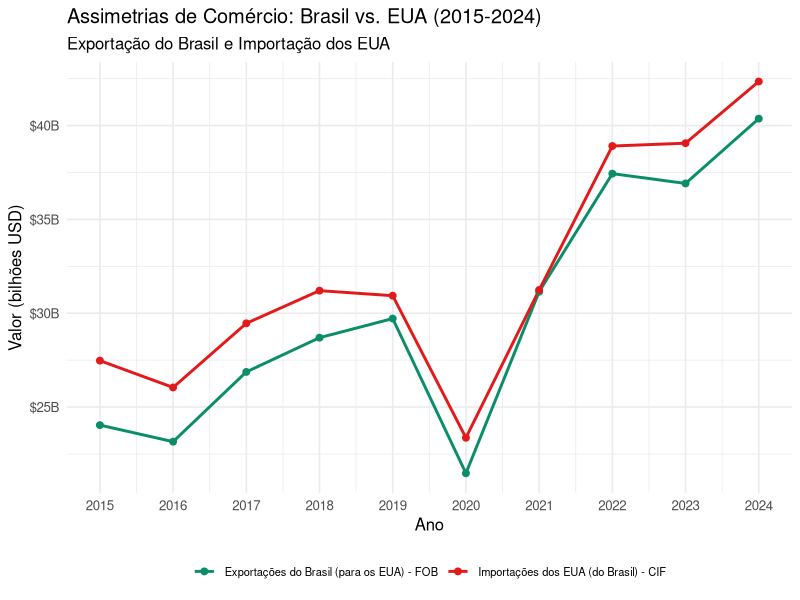
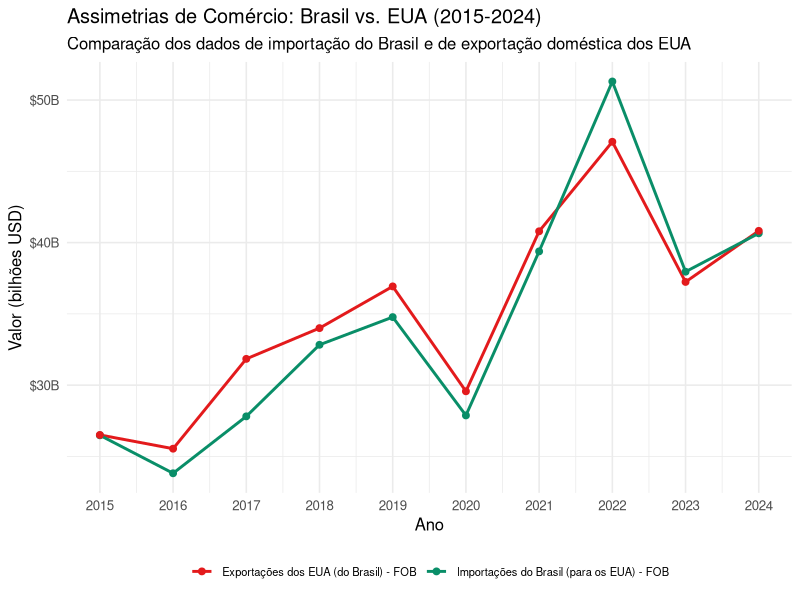
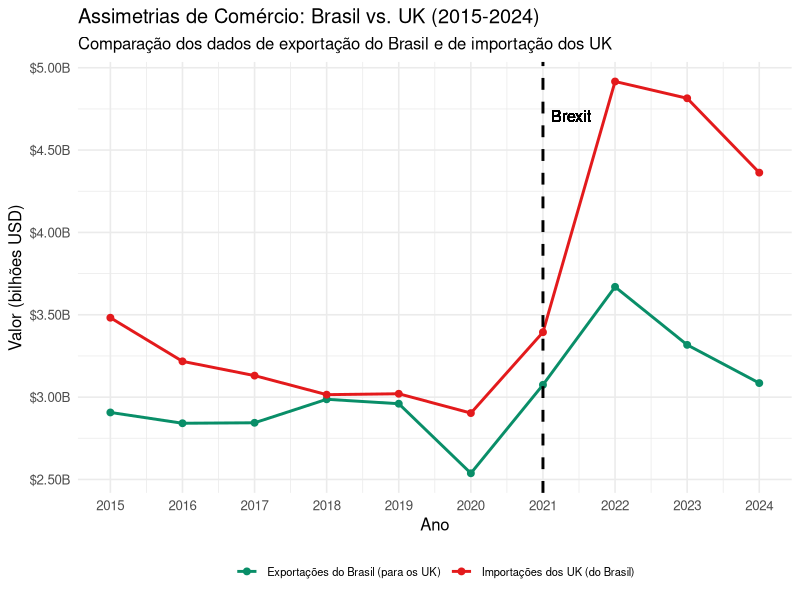
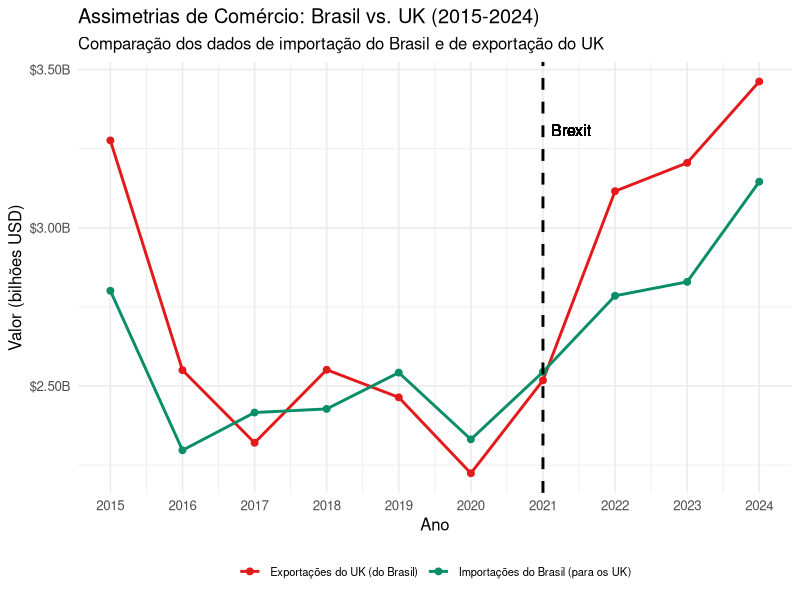

The R source for these figures, in order:
## ---- chunk 1
#| code-fold: true

library(readxl)
library(tidyverse)
library(scales)

exp_br_imp_usa_long <- read_csv2("./data/output/exp_br_imp_usa_long.csv", show_col_types = FALSE)

ggplot(exp_br_imp_usa_long, aes(x = ano, y = valor_bilhoes, color = tipo)) +
  geom_line(linewidth = 1) +
  geom_point(size = 2) +
  scale_color_manual(
    values = c("exp_br" = "#098e68ff", "imp_usa" = "#e31a1c"),
    labels = c(
      "exp_br" = "Exportações do Brasil (para os EUA) - FOB",
      "imp_usa" = "Importações dos EUA (do Brasil) - CIF"
    )
  ) +
  scale_x_continuous(breaks = unique(exp_br_imp_usa_long$ano)) +
  scale_y_continuous(
    labels = scales::dollar_format(prefix = "$", scale = 1, suffix = "B")
  ) +
  labs(
    title = "Assimetrias de Comércio: Brasil vs. EUA (2015-2024)",
    subtitle = "Exportação do Brasil e Importação dos EUA",
    x = "Ano",
    y = "Valor (bilhões USD)",
    color = "Dados"
  ) +
  theme_minimal(base_size = 12) +
  theme(legend.position = "bottom", legend.title = element_blank(), legend.text=element_text(size=8))

## ---- chunk 2
#| code-fold: true

exp_br_imp_usa <- exp_br_imp_usa_long %>%
  pivot_wider(
    names_from = tipo,
    values_from = valor_bilhoes
  )

exp_br_imp_usa_diff <- exp_br_imp_usa %>%
  mutate(diferenca_percentual = ((imp_usa - exp_br) / exp_br) * 100) %>%
  mutate(diferenca_valor = ((imp_usa - exp_br)))

indice_max <- which.max(exp_br_imp_usa_diff$diferenca_percentual)
maior_diferenca <- round(exp_br_imp_usa_diff$diferenca_percentual[indice_max],2)
ano_maior_diferenca <- exp_br_imp_usa_diff$ano[indice_max]



indice_min <- which.min(exp_br_imp_usa_diff$diferenca_percentual)
menor_diferenca <- round(exp_br_imp_usa_diff$diferenca_percentual[indice_min],2)
ano_menor_diferenca <- exp_br_imp_usa_diff$ano[indice_min]

## ---- chunk 3
#| code-fold: true


imp_br_exp_usa_long <- read_csv2("./data/output/imp_br_exp_domestic_usa_long.csv", show_col_types = FALSE)

# Create the plot
ggplot(imp_br_exp_usa_long, aes(x = ano, y = valor_bilhoes, color = tipo)) +
  geom_line(linewidth = 1) +
  geom_point(size = 2) +
  scale_color_manual(
    values = c("imp_br" = "#098e68ff", "exp_usa" = "#e31a1c"),
    labels = c(
      "imp_br" = "Importações do Brasil (para os EUA) - FOB",
      "exp_usa" = "Exportações dos EUA (do Brasil) - FOB"
    )
  ) +
  scale_x_continuous(breaks = unique(imp_br_exp_usa_long$ano)) +
  scale_y_continuous(
    labels = scales::dollar_format(prefix = "$", scale = 1, suffix = "B")
  ) +
  labs(
    title = "Assimetrias de Comércio: Brasil vs. EUA (2015-2024)",
    subtitle = "Comparação dos dados de importação do Brasil e de exportação doméstica dos EUA",
    x = "Ano",
    y = "Valor (bilhões USD)",
    color = "Dados"
  ) +
  theme_minimal(base_size = 12) +
  theme(legend.position = "bottom", legend.title = element_blank(), legend.text=element_text(size=8))

## ---- chunk 4
#| code-fold: true

imp_br_exp_us <- imp_br_exp_usa_long %>%
  pivot_wider(
    names_from = tipo,
    values_from = valor_bilhoes
  )

imp_br_exp_us_diff <- imp_br_exp_us %>%
  mutate(diferenca_percentual = ((exp_usa - imp_br) / imp_br) * 100) %>%
  mutate(diferenca_valor = ((exp_usa - imp_br)))

indice_max <- which.max(imp_br_exp_us_diff$diferenca_percentual)
maior_diferenca <- round(imp_br_exp_us_diff$diferenca_percentual[indice_max],2)
ano_maior_diferenca <- imp_br_exp_us_diff$ano[indice_max]

indice_min <- which.min(imp_br_exp_us_diff$diferenca_percentual)
menor_diferenca <- round(imp_br_exp_us_diff$diferenca_percentual[indice_min],2)
ano_menor_diferenca <- imp_br_exp_us_diff$ano[indice_min]

média = round(mean(imp_br_exp_us_diff$diferenca_percentual),2)

## ---- chunk 5

exp_br_imp_uk_long <- read_csv2("./data/output/exp_br_imp_uk_long.csv", show_col_types = FALSE)

ggplot(exp_br_imp_uk_long, aes(x = ano, y = valor_bilhoes, color = tipo)) +
  geom_line(linewidth = 1) +
  geom_point(size = 2) +
  geom_vline(
    aes(
      xintercept = 2021, 
      linetype = "Brexit"),
      color = "black",
      linetype = "dashed",
      linewidth = 1) +
  geom_text(
    aes(
      x = 2021,                       # Posição X da linha
      y = max(exp_br_imp_uk_long$valor_bilhoes) * 0.95,    # Posição Y (ajustada para ficar no topo)
      label = "Brexit"                # O texto a ser exibido
    ),
    hjust = -0.2,                        # Alinhamento horizontal (0 = à direita do ponto)
    vjust = 0,                        # Alinhamento vertical (0 = abaixo do ponto)
    size = 4,                         # Tamanho da fonte
    color = "black"                   # Cor do texto
  ) +
  scale_color_manual(
    values = c("exp_br" = "#098e68ff", "imp_uk" = "#e31a1c"),
    labels = c("exp_br" = "Exportações do Brasil (para os UK)", "imp_uk" = "Importações dos UK (do Brasil)")
  ) +
  scale_x_continuous(breaks = unique(exp_br_imp_uk_long$ano)) +
  scale_y_continuous(labels = scales::dollar_format(prefix = "$", scale = 1, suffix = "B")) +
  labs(
    title = "Assimetrias de Comércio: Brasil vs. UK (2015-2024)",
    subtitle = "Comparação dos dados de exportação do Brasil e de importação dos UK",
    x = "Ano",
    y = "Valor (bilhões USD)",
    color = "Dados"
  ) +
  theme_minimal(base_size = 12) +
  theme(legend.position = "bottom", legend.title = element_blank(), legend.text=element_text(size=8))
## ---- chunk 6

imp_br_exp_uk_long <- read_csv2("./data/output/imp_br_exp_uk_long.csv", show_col_types = FALSE)

ggplot(imp_br_exp_uk_long, aes(x = ano, y = valor_bilhoes, color = tipo)) +
  geom_line(linewidth = 1) +
  geom_point(size = 2) +
  geom_vline(
    aes(
      xintercept = 2021, 
      linetype = "Brexit"),
      color = "black",
      linetype = "dashed",
      linewidth = 1) +
  geom_text(
    aes(
      x = 2021,                       # Posição X da linha
      y = max(imp_br_exp_uk_long$valor_bilhoes) * 0.95,    # Posição Y (ajustada para ficar no topo)
      label = "Brexit"                # O texto a ser exibido
    ),
    hjust = -0.2,                        # Alinhamento horizontal (0 = à direita do ponto)
    vjust = 0,                        # Alinhamento vertical (0 = abaixo do ponto)
    size = 4,                         # Tamanho da fonte
    color = "black"                   # Cor do texto
  ) +
  scale_color_manual(
    values = c("imp_br" = "#098e68ff", "exp_uk" = "#e31a1c"),
    labels = c("imp_br" = "Importações do Brasil (para os UK)", "exp_uk" = "Exportações do UK (do Brasil)")
  ) +
  scale_x_continuous(breaks = unique(imp_br_exp_uk_long$ano)) +
  scale_y_continuous(labels = scales::dollar_format(prefix = "$", scale = 1, suffix = "B")) +
  labs(
    title = "Assimetrias de Comércio: Brasil vs. UK (2015-2024)",
    subtitle = "Comparação dos dados de importação do Brasil e de exportação do UK",
    x = "Ano",
    y = "Valor (bilhões USD)",
    color = "Dados"
  ) +
  theme_minimal(base_size = 12) +
  theme(legend.position = "bottom", legend.title = element_blank(), legend.text=element_text(size=8))

